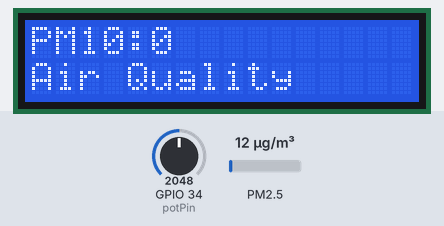
A sketch run on a simulated ESP32. Shown: 16×2 character LCD. The inputs (shaded band) are chosen by the test bench; at power-on: GPIO 34 (potPin) = 2048, PM2.5 12 µg/m³.

Above: at 2.7 s.
2.8 s: GPIO 34 (potPin) set to 1402
4.3 s: GPIO 34 (potPin) set to 1304
At 4.7 s:
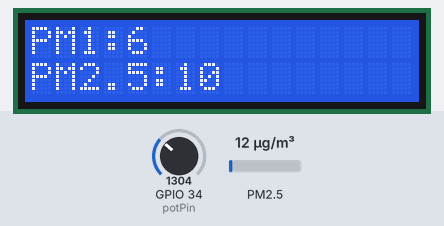
5.8 s: GPIO 34 (potPin) set to 2770
At 7.0 s:
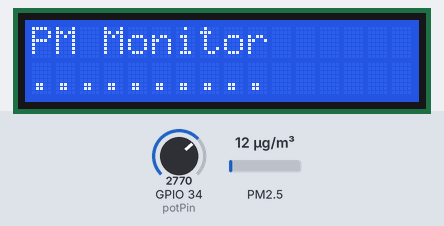
7.3 s: GPIO 34 (potPin) set to 2674
At 8.4 s:
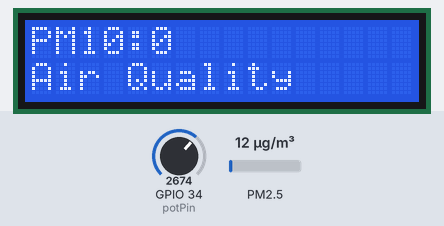
8.8 s: PM2.5 set to 75 µg/m³
At 10.4 s:
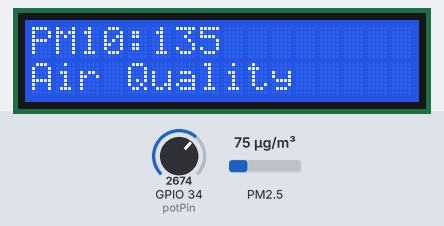
11.3 s: PM2.5 set to 150 µg/m³
At 13.2 s:
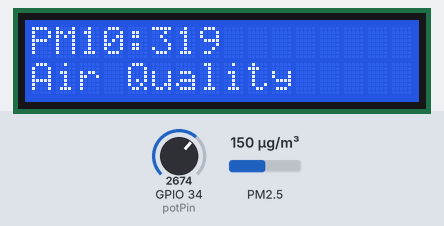
Timing chart, 0 to 14.3 s (numbered marks = the images above; inputs shaded):
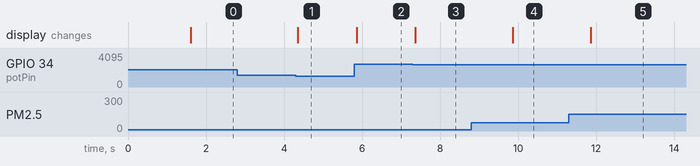

The sketch:

pm_pot.ino
```cpp
#include <Wire.h>
#include <LiquidCrystal_I2C.h>
#include <PMS.h>

// ---------- LCD ----------
LiquidCrystal_I2C lcd(0x27, 16, 2);

// ---------- PMS ----------
HardwareSerial pmsSerial(2);
PMS pms(pmsSerial);
PMS::DATA data;

// ---------- Pins ----------
const int potPin = 34;

// ---------- Calibration ----------
const float PM1_A  = 0.411; const float PM1_B  = 3.54;
const float PM25_A = 0.342; const float PM25_B = 6.11;
const float PM10_A = 1.87;  const float PM10_B = -45.44;

// ---------- Data ----------
int pm1_final = 0;
int pm25_final = 0;
int pm10_final = 0;

// ---------- Timing ----------
unsigned long lastLcdUpdate = 0;
const int LCD_INTERVAL = 250;

void setup() {
  Serial.begin(115200);

  // PMS (TX=27, RX=26)
  pmsSerial.begin(9600, SERIAL_8N1, 27, 26);

  // LCD (SDA=33, SCL=32)
  Wire.begin(33, 32);
  lcd.begin(16, 2);
  lcd.backlight();

  lcd.setCursor(0, 0);
  lcd.print("PM Monitor");
  lcd.setCursor(0, 1);
  lcd.print("Starting...");
  delay(1500);
}

void loop() {

  // ---------- READ PMS ----------
  if (pms.read(data)) {

    float c1  = PM1_A  * data.PM_AE_UG_1_0 + PM1_B;
    float c25 = PM25_A * data.PM_AE_UG_2_5 + PM25_B;
    float c10 = PM10_A * data.PM_AE_UG_10_0 + PM10_B;

    pm1_final  = (c1 < 0) ? 0 : (int)c1;
    pm25_final = (c25 < 0) ? 0 : (int)c25;
    pm10_final = (c10 < 0) ? 0 : (int)c10;
  }

  // ---------- LCD UPDATE ----------
  unsigned long now = millis();

  if (now - lastLcdUpdate >= LCD_INTERVAL) {
    lastLcdUpdate = now;

    int potValue = analogRead(potPin);

    lcd.clear();

    // ---------- SCREEN 1 ----------
    if (potValue < 1365) {
      lcd.setCursor(0, 0);
      lcd.print("PM1:"); lcd.print(pm1_final);
      lcd.setCursor(0, 1);
      lcd.print("PM2.5:"); lcd.print(pm25_final);
    }

    // ---------- SCREEN 2 ----------
    else if (potValue < 2730) {
      lcd.setCursor(0, 0);
      lcd.print("PM10:");
      lcd.print(pm10_final);
      lcd.setCursor(0, 1);
      lcd.print("Air Quality");
    }

    // ---------- SCREEN 3 ----------
    else {
      lcd.setCursor(0, 0);
      lcd.print("PM Monitor");
      lcd.setCursor(0, 1);
      lcd.print("..........");
    }
  }
}
```

Measured:
- the behaviour switches between 1365 and 1364 on GPIO 34 (potPin) (found by bisection; images 0 and 1)
- the behaviour switches between 2730 and 2729 on GPIO 34 (potPin) (found by bisection; images 2 and 3)
- after the input at 2.8 s, every drawn part: stays the same
- after the input at 4.3 s, the display: changes after 0.05 s (image 1)
- after the input at 5.8 s, the display: changes after 0.06 s (image 2)
- after the input at 7.3 s, the display: changes after 0.06 s (image 3)
- after the input at 8.8 s, the display: changes after 1.1 s (image 4)
- after the input at 11.3 s, the display: changes after 0.56 s (image 5)
